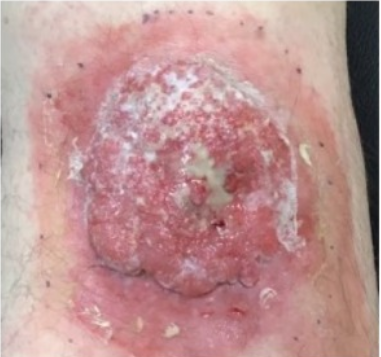
#> input picture skin cancer checker/1.png, 381 x 357 px
$ python -i advanced_predictor.py   (imports and definitions only)
#> lines starting #> are read from the running program, lines starting #| are printed output that depends on the picture; after the words box and inside, x2 and y2 are one past the last pixel; in counts of white or black regions, pixels touching at a corner belong together
import os
import numpy as np
import cv2
import matplotlib.pyplot as plt
from PIL import Image
import time

class AdvancedSkinCancerPredictor:
    def __init__(self):
        self.model_files = {
            'CNN': '11.keras',
            'MobileNet': 'mobilenet.keras',
            'EfficientNet': 'efficientnet.keras',
            'Inception': 'inception.keras',
            'DenseNet': 'desnet.keras'
        }
        self.existing_models = {}

    # [33 lines left out: function check_system, not called in this run]

    def advanced_image_analysis(self, image_path):
#> called with image_path = '1.png'
        print(f"\n🔍 Advanced image analysis: {image_path}")

        try:
            img = cv2.imread(image_path)
#> img is the input picture: shape (357, 381, 3); mean B, G, R 146.3, 147.2, 189.1
            img_rgb = cv2.cvtColor(img, cv2.COLOR_BGR2RGB)
            img_gray = cv2.cvtColor(img, cv2.COLOR_BGR2GRAY)
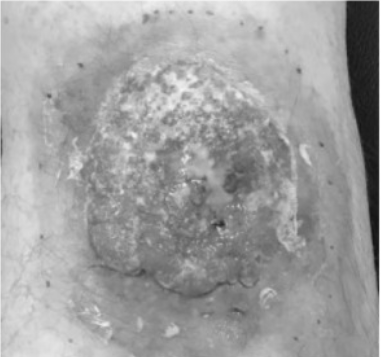
#> img_gray: shape (357, 381); min 19, max 255, mean 159.7
            img_hsv = cv2.cvtColor(img, cv2.COLOR_BGR2HSV)
#> img_hsv: shape (357, 381, 3); mean H, S, V 82.4, 63.7, 189.4

            # Advanced preprocessing
            clahe = cv2.createCLAHE(clipLimit=2.0, tileGridSize=(8,8))
            img_gray_enhanced = clahe.apply(img_gray)
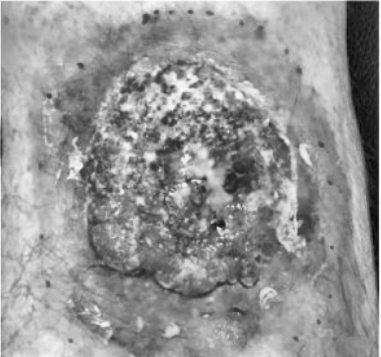
#> img_gray_enhanced: shape (357, 381); min 9, max 255, mean 148.9
            img_gray_blurred = cv2.GaussianBlur(img_gray_enhanced, (5, 5), 0)

            # Feature extraction
            features = {}

            # Color analysis
            features['mean_rgb'] = np.mean(img_rgb, axis=(0, 1))
            features['std_rgb'] = np.std(img_rgb, axis=(0, 1))
            features['mean_gray'] = np.mean(img_gray)
            features['std_gray'] = np.std(img_gray)

            # Texture analysis
            hist = cv2.calcHist([img_gray], [0], None, [256], [0, 256])
#> hist = 256 values, max 1813 at index 195, min 0 at index 0, mean 531.3
            hist = hist / np.sum(hist)
#> hist = 256 values, max 0.0133 at index 195, min 0 at index 0, mean 0.00391
            features['entropy'] = -np.sum(hist * np.log2(hist + 1e-10))

            # Edge analysis
            edges = cv2.Canny(img_gray_blurred, 50, 150)
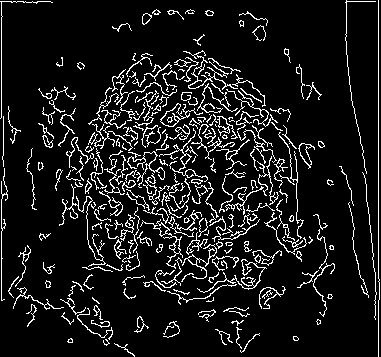
#> edges: shape (357, 381); 9.9% white in thin lines or dots
            features['edge_density'] = np.sum(edges > 0) / edges.size

            # Contour analysis
            contours, _ = cv2.findContours(edges, cv2.RETR_EXTERNAL, cv2.CHAIN_APPROX_SIMPLE)
#> contours = 263 contours, 200 with area under 20; largest, box (x1, y1, x2, y2) and area: (160, 103, 203, 127) 280, (298, 143, 315, 169) 160, (140, 219, 183, 269) 124, (159, 128, 208, 182) 104, (217, 116, 238, 139) 96
            if contours:
                features['contour_count'] = len(contours)
                features['largest_contour_area'] = max(cv2.contourArea(c) for c in contours)
            else:
                features['contour_count'] = 0
                features['largest_contour_area'] = 0

            print("✅ Advanced feature extraction completed!")
            return features

        except Exception as e:
            print(f"❌ Feature extraction failed: {e}")
            return None

    # [246 lines left out: functions calculate_cancer_probability, generate_model_predictions, calculate_final_result, display_results, _print_detailed_results, run_advanced_analysis, not called in this run]

def main():
    predictor = AdvancedSkinCancerPredictor()
    predictor.run_advanced_analysis()

# [2 lines not run here, left out]

>>> result = AdvancedSkinCancerPredictor().advanced_image_analysis('1.png')
#> result = {'mean_rgb': [189.1, 147.2, 146.3], 'std_rgb': [38.51, 40.56, 37.68], 'mean_gray': 159.7, 'std_gray': 38.32, 'entropy': 7.04, 'edge_density': 0.0991, 'contour_count': 263, 'largest_contour_area': 279.5}
